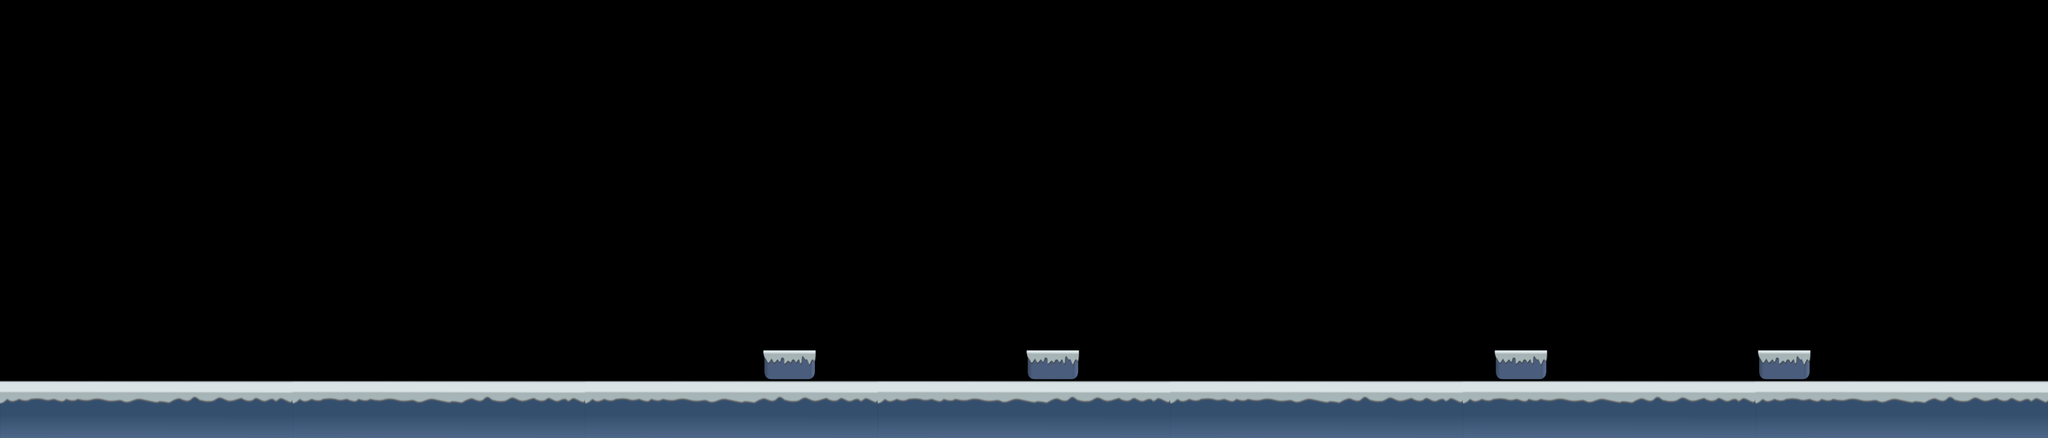

A 2D game scene composited from a Tiled map and its tileset images. What follows is a short description and the map's XML, with each tile layer's data collapsed to a summary:
An orthogonal 70x15 tile map with 48x48 px tiles, 2 tile layers (background, collision).

<map version="1.0" orientation="orthogonal" width="70" height="15" tilewidth="48" tileheight="48">
 <tileset firstgid="1" name="plataformas" tilewidth="48" tileheight="48">
  <image source="../../passo1/images/plataformas.png" width="512" height="320" />
 </tileset>
 <layer name="background" width="70" height="15">
  <data>[1050 cells, 26 non-empty, 1 distinct tile ids]</data>
 </layer>
 <layer name="collision" width="70" height="15">
  <data>[1050 cells, 148 non-empty, 22 distinct tile ids]</data>
 </layer>
</map>